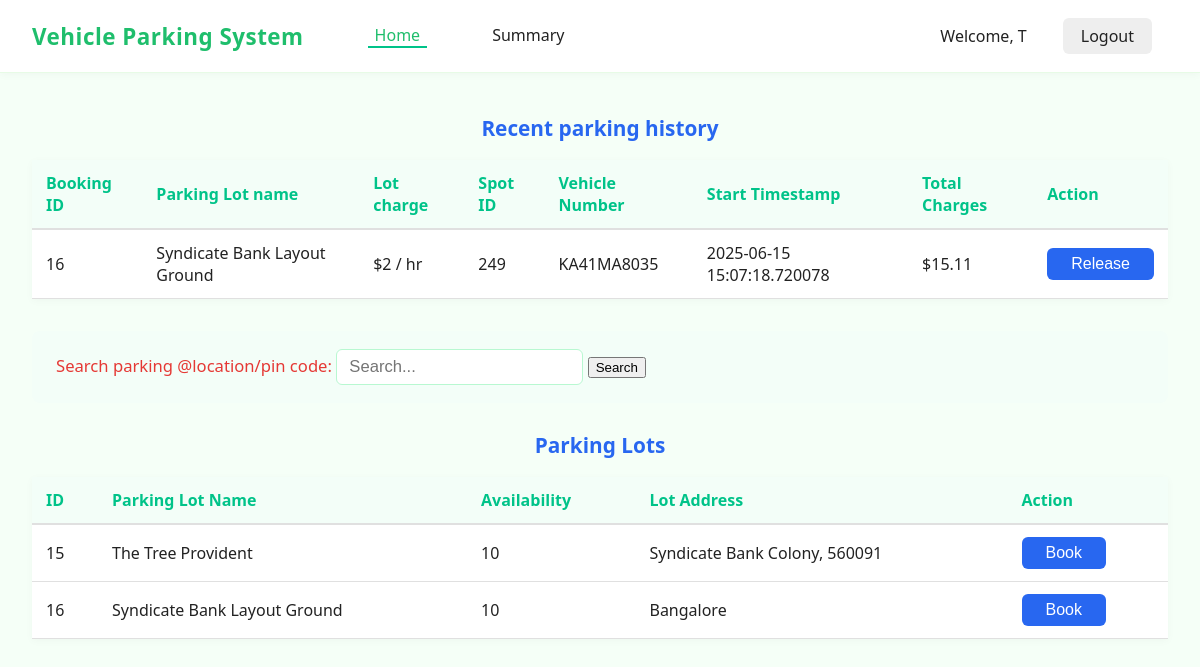
Page /dashboard/user/5 (signed in) on the committed database.
### models/models.py (models this page shows)
class User(db.Model,UserMixin):
    __tablename__ = 'user'
    id = db.Column(db.Integer, primary_key=True, autoincrement=True)
    email = db.Column(db.Text, unique=True, nullable=False)
    password = db.Column(db.Text, nullable=False)
    full_name = db.Column(db.Text, nullable=False)
    address = db.Column(db.Text, nullable=False)
    pincode = db.Column(db.Text, nullable=False)
    vehicle_number = db.Column(db.Text,nullable=True)
    is_admin=db.Column(db.Text,default="user")

class Parking_lot(db.Model):
    __tablename__='parking_lot'
    lot_id=db.Column(db.Integer,primary_key=True,autoincrement=True)
    owner_id = db.Column(db.Integer, db.ForeignKey('user.id', ondelete='CASCADE'))
    lot_name= db.Column(db.Text,nullable=False,unique=True)
    lot_address=db.Column(db.Text,nullable=False)
    lot_spot_count=db.Column(db.Integer,nullable=False)
    lot_price_per_hour=db.Column(db.Integer,nullable=False)
    owner = db.relationship('User', backref=db.backref('parking_lots', passive_deletes=True))
    spots = db.relationship('Parking_spot', backref='lot', cascade="all, delete", passive_deletes=True)

class Bookings(db.Model):
    __tablename__ = 'bookings'
    booking_id = db.Column(db.Integer, primary_key=True, autoincrement=True)
    spot_id = db.Column(db.Integer, db.ForeignKey('parking_spot.id'), nullable=False)
    lot_id = db.Column(db.Integer, db.ForeignKey('parking_lot.lot_id'), nullable=False)
    user_id = db.Column(db.Integer, db.ForeignKey('user.id'), nullable=False)
    vehicle_number = db.Column(db.String(20),  db.ForeignKey('user.vehicle_number'), nullable=False)
    start_time = db.Column(db.String, default=datetime.utcnow)
    end_time = db.Column(db.String)
    current_status=db.Column(db.Text)
    spot = db.relationship('Parking_spot', backref='bookings')
    lot = db.relationship('Parking_lot', backref='bookings')
    user = db.relationship('User', foreign_keys=[user_id], backref='bookings')

### controllers/controllers.py (the view, shortened to what this page needs)
@main.route("/dashboard/user/<id>",methods=['GET','POST'])
@role_required('user')
@login_required
def user_dashboard(id):
    if request.method=="GET":
        user=User.query.filter(User.id==id).first()
        user_data={
                                "name": user.full_name,
                                "address": user.address,
                                "email": user.email,
                                "pincode": user.pincode,
                                "vehicle_number": user.vehicle_number,
                                "id": user.id
                }
        bookings_by_user=Bookings.query.filter_by(user_id=id,current_status='active').all()
        booking_data={}
        for booking in bookings_by_user:
             lot_charge=Parking_lot.query.filter_by(lot_id=booking.lot_id).first().lot_price_per_hour
             lot_name=Parking_lot.query.filter_by(lot_id=booking.lot_id).first().lot_name
             start_time=booking.start_time
             if isinstance(start_time, str):
                start_time = datetime.datetime.strptime(start_time, "%Y-%m-%d %H:%M:%S.%f")
             booking_data[booking.booking_id]={
                                                    "spot_id": booking.spot_id,
                                                    "lot_id":  booking.lot_id,
                                                    "user_id": booking.user_id,
                                                    "vehicle_number": booking.vehicle_number,
                                                    "start_time": booking.start_time,
                                                    "current_status":booking.current_status,
                                                    "lot_name":lot_name,
                                                    "lot_charge":lot_charge,
                                                    "total_charges": calculate_charges(datetime.datetime.now(),start_time,lot_charge)
                                                 }
        print("booking_data",booking_data)
        parking_locations=Parking_lot.query.all()
        parking_data={}
        for location in parking_locations:
                available_spots=Parking_spot.query.filter_by(lot_id=location.lot_id,is_available="Yes").count()
                parking_data[location.lot_id]={
                                            'lot_name':location.lot_name,
                                            'lot_address':location.lot_address,
                                            'available_spots': available_spots
                }
        print(parking_data)
        return render_template('dashboard_user.html',user_data=user_data, parking_data=parking_data,booking_data=booking_data)

### app.py (called while the page is built)
def create_app():
    app = Flask(__name__, template_folder="templates")
    if os.getenv('ENV', 'development') != "production":
        print("Starting Local Development")
        app.config.from_object(LocalDevelopmentConfig)
    else:
        raise Exception("Currently no production config is setup")
    app.register_blueprint(main)
    db.init_app(app)
    login_manager = LoginManager()
    login_manager.login_view = "main.login"
    login_manager.init_app(app)
    @login_manager.user_loader
    def load_user(user_id):
        return User.query.get(int(user_id))
    return app

### controllers/controllers.py (called while the page is built)
def role_required(required_role):
    def decorator(f):
        @wraps(f)
        def decorated_function(*args, **kwargs):
            if not current_user.is_authenticated:
                flash('Please log in to access this page.', 'warning')
                return redirect(url_for('main.login'))
            if required_role == "admin" and current_user.is_admin != "Yes":
                flash('You do not have permission to access this page.', 'danger')
                return redirect(url_for('main.login'))
            return f(*args, **kwargs)
        return decorated_function
    return decorator

def calculate_charges(end_time,start_time,lot_charges):
        charges= ((end_time-start_time).total_seconds()/3600)*lot_charges
        return round(charges,2)

### templates/dashboard_user.html (shortened to what this page needs)
<!DOCTYPE html>
<html lang="en">
<head>
    <link rel="stylesheet" href="{{ url_for('static', filename='css/dashboard_user_style.css') }}">
</head>
<body>
        <nav class="navbar">
        <div class="navbar-left">
            <span class="brand">Vehicle Parking System</span>
                <a href="{{ url_for ('main.user_dashboard',id=user_data.id) }}" class="nav-link active">Home</a>
                <a href="#" class="nav-link">Summary</a>
        </div>
        <div class="navbar-right">
          <span class="welcome">Welcome, {{user_data.name[0]}}</span>
          <a href="{{ url_for('main.logout') }}" class="logout-btn">Logout</a>
        </div>
        </nav>
    <main>
        <section class="history-section">
            <h2>Recent parking history</h2>
            <table>
                <thead>
                    <tr>
                        <th>Booking ID</th>
                        <th>Parking Lot name</th>
                        <th> Lot charge</th>
                        <th>Spot ID</th>
                        <th>Vehicle Number</th>
                        <th>Start Timestamp</th>
                        <th>Total Charges</th>
                        <th>Action</th>
                    </tr>
                </thead>
                <tbody>
                   {% if booking_data %}
                        {% for booking_id in booking_data %}
                        <tr>
                            <td>{{ booking_id }}</td>
                            <td>{{ booking_data[booking_id].lot_name }}</td>
                            <td>${{ booking_data[booking_id].lot_charge }} / hr</td>
                            <td>{{ booking_data[booking_id].spot_id }}</td>
                            <td>{{  booking_data[booking_id].vehicle_number }}</td>
                            <td>{{  booking_data[booking_id].start_time }}</td>
                            <td>${{ booking_data[booking_id].total_charges }}</td>
                            {% if booking_data[booking_id].current_status=="active" %}
                            <td><button class="book-btn" onclick="window.location.href='{{ url_for('main.release_spot', user_id=user_data.id, parking_lot_id=booking_data[booking_id].lot_id,spot_id=booking_data[booking_id].spot_id) }}'">Release</button></td>
                            {% endif %}
                        </tr>
                        {% endfor %}
                    {% else %}
                    <tr><td colspan="4">No booking data available.</td></tr>
                    {% endif %}
                </tbody>
            </table>
        </section>
        <section class="search-section">
            <form action="{{ url_for('main.user_dashboard', id=user_data.id) }}" method="post">
            <label for="search">Search parking @location/pin code:</label>
            <input type="text" id="search_location" name="search_location" placeholder="Search..."
            pattern="^[a-zA-Z0-9\s]+$"
            title="Only letters, numbers, and spaces allowed.">
            <button type="submit">Search</button>
            </form>
        </section>
        <section class="lots-section">
            <h2>Parking Lots </h2>
            <table>
                <thead>
                    <tr>
                        <th>ID</th>
                        <th>Parking Lot Name</th>
                        <th>Availability</th>
                        <th>Lot Address</th>
                        <th>Action</th>
                    </tr>
                </thead>
                <tbody>
                    {% if parking_data %}
                            {% for lot_id, location in parking_data.items() %}
                                <tr>
                                    <td>{{ lot_id }}</td>
                                    <td>{{ location.lot_name }}</td>
                                    <td>{{ location.available_spots }}</td>
                                    <td>{{ location.lot_address }}</td>
                                    <td>
                                        <button class="book-btn" onclick="window.location.href='{{ url_for('main.book_spot', user_id=user_data.id, parking_lot_id=lot_id) }}'">Book</button>
                                    </td>
                                </tr>
                            {% endfor %}
                    {% else %}
                        <tr><td colspan="4">No parking data available.</td></tr>
                    {% endif %}
                </tbody>
            </table>
        </section>
    </main>
</body>
</html>

### static/css/dashboard_user_style.css (style rules this page uses)
body { font-family: 'Segoe UI', Arial, sans-serif; background: #f5fff7; margin: 0; padding: 0; color: #222; }
nav a { text-decoration: none; color: #222; margin: 0 16px; font-weight: 500; padding-bottom: 5px; border-bottom: 2px solid transparent; transition: border 0.2s; }
nav a.active, nav a:hover { border-bottom: 2px solid #00c389; color: #00c389; }
.logout-btn { background: #eee; border: none; border-radius: 6px; padding: 7px 18px; font-size: 1em; cursor: pointer; transition: background 0.2s; }
main { padding: 24px 32px; }
section { margin-bottom: 32px; }
h2 { color: #2867f0; font-size: 1.3em; margin-bottom: 18px; font-weight: 600; text-align: center; }
table { width: 100%; border-collapse: collapse; background: #fff; margin: 0 auto 16px auto; box-shadow: 0 2px 8px rgba(0,0,0,0.03); }
th, td { padding: 12px 14px; text-align: left; }
th { background: #f3fef8; color: #00c389; font-weight: 600; border-bottom: 2px solid #e0e0e0; }
td { border-bottom: 1px solid #e0e0e0; }
.search-section { background: #f3fef8; padding: 18px 24px; border-radius: 8px; margin-bottom: 28px; display: flex; align-items: center; gap: 12px; font-size: 1.04em; }
.search-section label { color: #e53935; font-weight: 500; }
.search-section input[type="text"] { padding: 7px 12px; border: 1px solid #b8f8d1; border-radius: 6px; font-size: 1em; outline: none; min-width: 180px; }
.book-btn { background: #2867f0; color: #fff; border: none; border-radius: 6px; padding: 7px 24px; font-size: 1em; cursor: pointer; transition: background 0.2s; }
.navbar { display: flex; align-items: center; justify-content: space-between; background: #fff; padding: 18px 32px; border-bottom: 1px solid #e7fbe6; box-shadow: 0 2px 8px rgba(0,0,0,0.03); }
.navbar-left { display: flex; align-items: center; gap: 26px; }
.brand { color: #1fbe6c; font-size: 1.4rem; font-weight: 700; margin-right: 22px; letter-spacing: 0.5px; }
.nav-link { color: #222; text-decoration: none; font-weight: 500; padding: 0 7px; transition: color 0.2s; }
.nav-link.active, .nav-link:hover { color: #1fbe6c; }
.navbar-right { display: flex; align-items: center; gap: 20px; }

### rows in the picture
User: full_name "T"
Parking_lot: lot_name "Syndicate Bank Layout Ground", lot_name "Syndicate Bank Layout Ground", lot_address "Bangalore"
Bookings: vehicle_number "KA41MA8035", start_time "2025-06-15 15:07:18.720078"
Parking_lot: lot_name "The Tree Provident", lot_address "Syndicate Bank Colony, 560091"

### other values in the picture
{{ booking_id }} "16"
{{ booking_data[booking_id].lot_charge }} "2"
{{ booking_data[booking_id].spot_id }} "249"
{{ booking_data[booking_id].total_charges }} "15.11"
{{ lot_id }} "15" "16"
{{ location.available_spots }} "10" "10"
